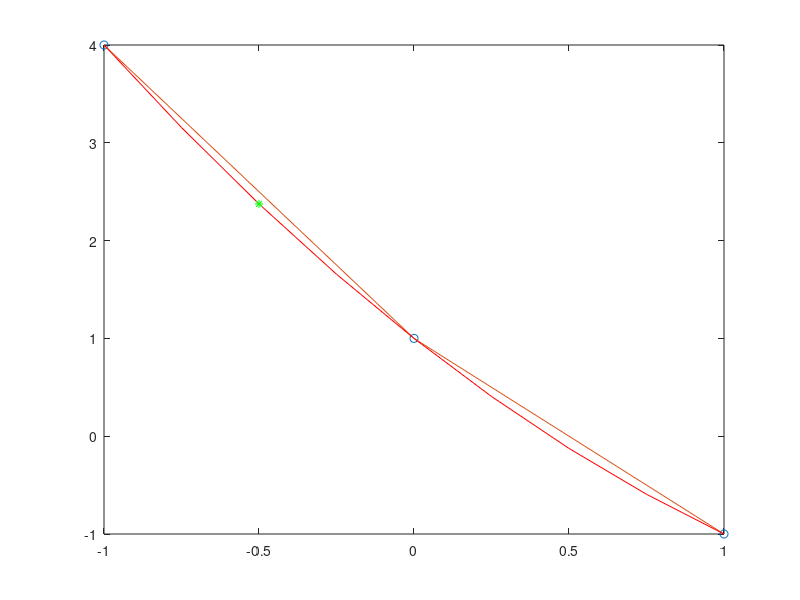

This figure's MATLAB source:

clear
clc

x=[-1 0 1];
y=[4 1 -1];

n=length(x); # tamanho do vetor
for i=1:n
   for j=1:n
     V(i, j)=x(i)^(j-1);
   end
end


V
det(V)
cond(V)

a=V\y' #se não fosse no octave usaria gauss = 1-2,5x+0,5x^2

# teste para ver se o valor da curva realmente passa pelos pontos
xx=-0.5;
p=0;
for i=1:n
  p=p+a(i)*xx^(i-1);
end

p

for i=1:n
  px(i)=0;
  for j=1:n
    px(i)=px(i)+a(j)*x(i)^(j-1);
  endfor
end

plot(x,y,'o')
grid
hold on
plot(x,px)

#criando uma tabela maior de numeros para suavizar o gráfico
x1=[min(x):0.25:max(x)];
n1=length(x1);

for i=1:n1
  px(i)=0;
  for j=1:n
    px(i)=px(i)+a(j)*x1(i)^(j-1);
  endfor
end

px
y

grid
hold on
plot(x1,px, 'r')
plot(xx,p, '*g')